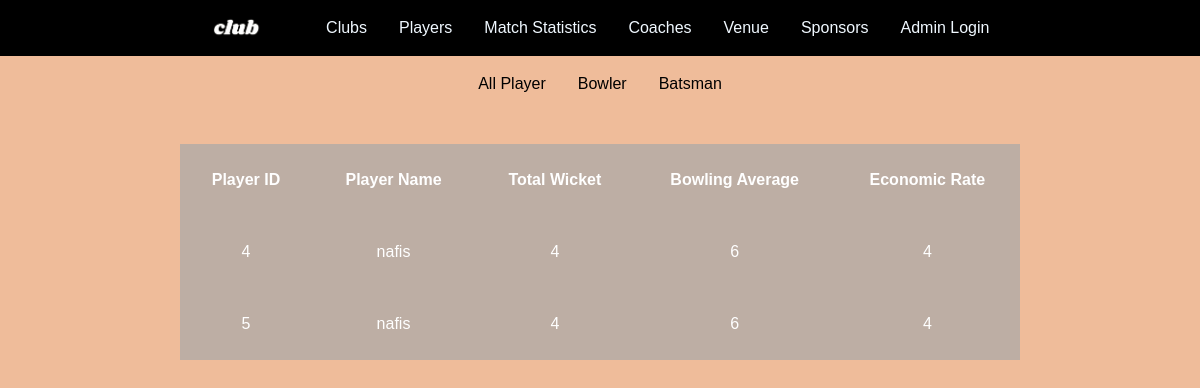
/bowler.php, run on the app's committed database.
### tables this page shows
CREATE TABLE `bowler` (
  `player_id` int(11) DEFAULT NULL,
  `total_wicket` int(11) NOT NULL,
  `bowling_average` int(11) DEFAULT NULL,
  `economic_rate` int(11) DEFAULT NULL
);

CREATE TABLE `player` (
  `player_id` int(11) NOT NULL,
  `player_name` varchar(25) DEFAULT NULL,
  `DOB` date DEFAULT NULL,
  `mobile` int(11) DEFAULT NULL,
  `match_id` int(11) DEFAULT NULL
);

### bowler.php (the view, shortened to what this page needs)
<?php
include("database.php");
?>
<!DOCTYPE html>
<html lang="en">
<head>
    <link href="https://cdn.jsdelivr.net/npm/bootstrap@5.0.2/dist/css/bootstrap.min.css" rel="stylesheet">
    <link rel="stylesheet" href="style.css">
</head>
<body class="background">
    <div class="navbar">
        <img src="image/logo.png" alt="" srcset="" style="height: 3vh; margin-right:2rem;" href="index.php">
        <a href="club.php">
            <li>Clubs</li>
        </a>
        <a href="player.php">
            <li>Players</li>
        </a>
        <a href="mstatistics.php">
            <li>Match Statistics</li>
        </a>
        <a href="coach.php">
            <li>Coaches</li>
        </a>
        <a href="venue.php">
            <li>Venue</li>
        </a>
        <a href="sponsor.php">
            <li>Sponsors</li>
        </a>
        <a href="login.php">
            <li>Admin Login</li>
        </a>
    </div>
    <div class="subnav">
        <a href="player.php">
            <li>All Player</li>
        </a>
        <a href="bowler.php">
            <li>Bowler</li>
        </a>
        <a href="batsman.php">
            <li>Batsman</li>
        </a>
    </div>
    <div class="tab">
        <?php
        echo "<table class='tabl' style='border-collapse: collapse; width: 70%;'>";
        echo "<thead>
         <tr>
             <th>Player ID</th>
             <th>Player Name</th>
             <th>Total Wicket</th>
             <th>Bowling Average</th>
             <th>Economic Rate</th>
         </tr>
       </thead>";
        echo "<tbody>";
        $sql = 'SELECT * FROM player,bowler WHERE player.player_id=bowler.player_id';
        $result = mysqli_query($conn, $sql);
        if (mysqli_num_rows($result) > 0) {
            while ($row = mysqli_fetch_assoc($result)) {
                echo "<tr>";
                echo "<td>" . $row["player_id"] . "</td>";
                echo "<td>" . $row["player_name"] . "</td>";
                echo "<td>" . $row["total_wicket"] . "</td>";
                echo "<td>" . $row["bowling_average"] . "</td>";
                echo "<td>" . $row['economic_rate'] . "</td>";
                echo "</tr>";
            };
        }
        echo "</tbody>";
        echo "</table>";
        ?>
    </div>
</body>
</html>

### style.css (style rules this page uses)
* { padding: 0; margin: 0; box-sizing: border-box; }
body { font-family: Cambria, sans-serif; }
.navbar { display: flex; list-style: none; gap: 2rem; justify-content: center; background-color: black; padding: 1rem; align-items: center; }
.navbar a { text-decoration: none; color: aliceblue; }
.subnav { display: flex; list-style: none; gap: 2rem; justify-content: center; padding: 1rem; align-items: center; }
.subnav a { text-decoration: none; color: black; }
.background { background-color:#efbc9a ; }
.tab { display: flex; justify-content: center; margin-top: 2rem; }
.tabl { text-align: center; color: #fff; }
.tabl td,th { background-color: #a8a8a8b3; padding: 1.5rem; border-bottom:1rem; }
.tabl tr { border: .4rem; }

### data on the page
bowler: player "4", player.player_name "nafis", total_wicket "4", bowling_average "6", economic_rate "4"
bowler: player "5", player.player_name "nafis", total_wicket "4", bowling_average "6", economic_rate "4"
